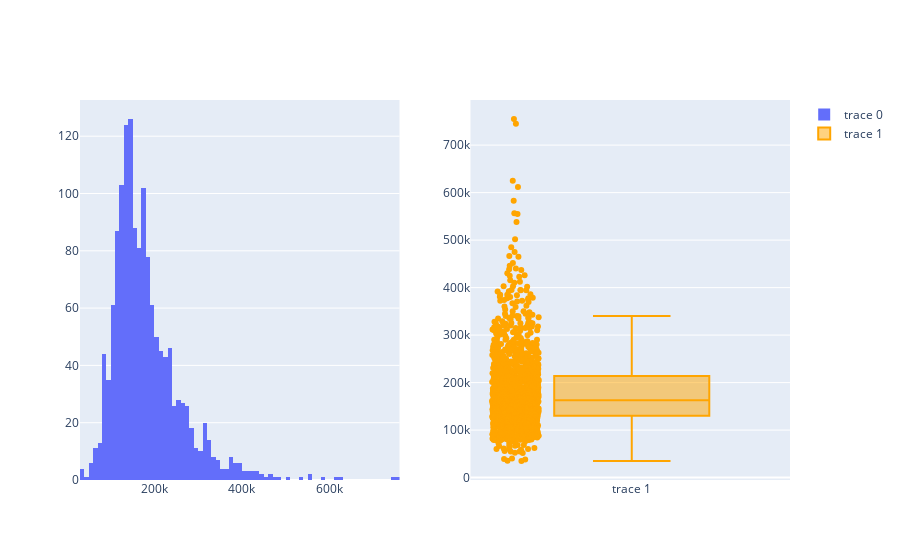

The cell this chart's notebook holds for it:
### Code cell
from plotly.subplots import make_subplots
import plotly.graph_objects as go

fig = make_subplots(rows=1, cols=2)
fig.add_trace(go.Histogram(x=data['SalePrice']), row=1, col=1)
fig.add_trace(go.Box(y=data['SalePrice'], boxpoints='all', line_color='orange'), row=1, col=2)

fig.show()

### Figure 1 — Plotly figure (JSON) as saved in the notebook; plotly's stock layout.template omitted (floating-point values rounded to 4 significant figures; data arrays with more than 128 entries replaced by an {"elided": "..."} marker saying what was removed)
{"data": [{"type": "histogram", "x": {"elided": "2919 int values"}, "xaxis": "x", "yaxis": "y"}, {"boxpoints": "all", "line": {"color": "orange"}, "type": "box", "xaxis": "x2", "y": {"elided": "2919 int values"}, "yaxis": "y2"}], "layout": {"xaxis": {"anchor": "y", "domain": [0, 0.45]}, "xaxis2": {"anchor": "y2", "domain": [0.55, 1]}, "yaxis": {"anchor": "x", "domain": [0, 1]}, "yaxis2": {"anchor": "x2", "domain": [0, 1]}}}
